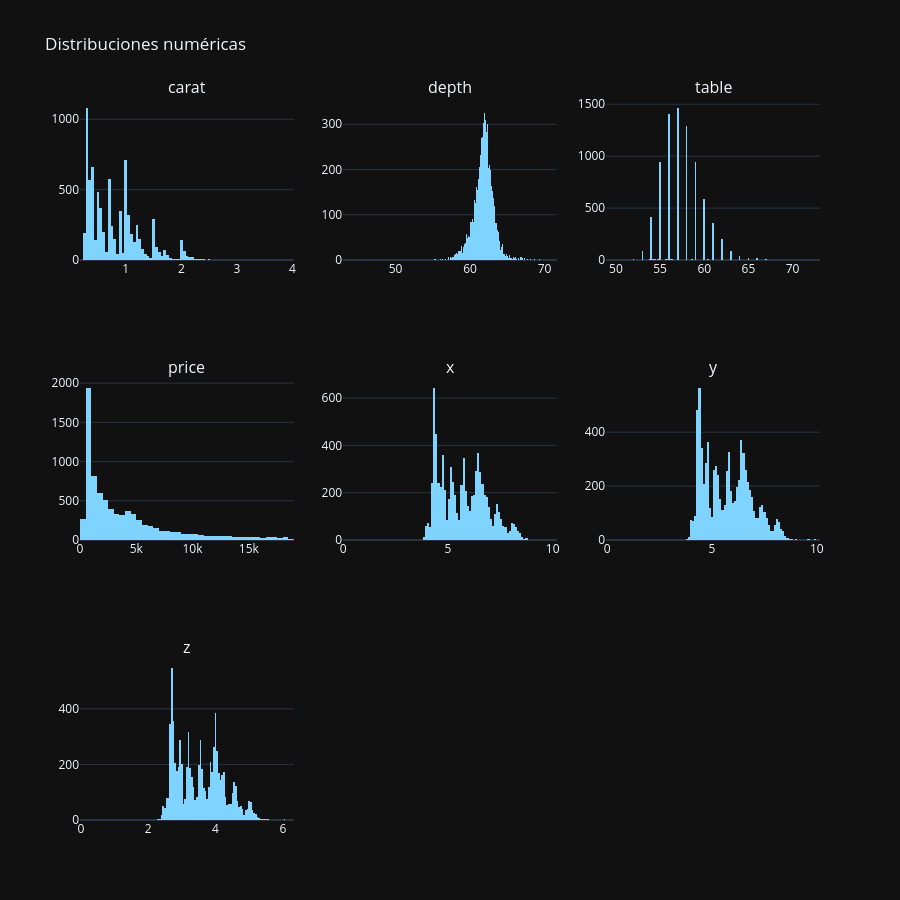

Notebook code for this chart:
### Code cell
# 2.4 Distribuciones de variables numéricas
num_cols = df.select_dtypes(include='number').columns.tolist()
if num_cols:
    display(df[num_cols].describe().T)
    cols = num_cols[:9]; rows = (len(cols)+2)//3
    fig = sp.make_subplots(rows=rows, cols=3, subplot_titles=cols)
    for i, col in enumerate(cols):
        fig.add_trace(go.Histogram(x=df[col].dropna(), marker_color=PRIMARY, name=col),
                      row=i//3+1, col=i%3+1)
    fig.update_layout(height=300*rows, showlegend=False, title_text='Distribuciones numéricas',
                      template='plotly_dark'); fig.show()
else:
    print('Sin columnas numéricas.')

### Figure 1 — Plotly figure (JSON) as saved in the notebook; plotly's stock layout.template omitted (floating-point values rounded to 4 significant figures; data arrays with more than 128 entries replaced by an {"elided": "..."} marker saying what was removed)
{"data": [{"marker": {"color": "#7fd4ff"}, "name": "carat", "type": "histogram", "x": {"elided": "8000 float values"}, "xaxis": "x", "yaxis": "y"}, {"marker": {"color": "#7fd4ff"}, "name": "depth", "type": "histogram", "x": {"elided": "8000 float values"}, "xaxis": "x2", "yaxis": "y2"}, {"marker": {"color": "#7fd4ff"}, "name": "table", "type": "histogram", "x": {"elided": "8000 float values"}, "xaxis": "x3", "yaxis": "y3"}, {"marker": {"color": "#7fd4ff"}, "name": "price", "type": "histogram", "x": {"elided": "8000 int values"}, "xaxis": "x4", "yaxis": "y4"}, {"marker": {"color": "#7fd4ff"}, "name": "x", "type": "histogram", "x": {"elided": "8000 float values"}, "xaxis": "x5", "yaxis": "y5"}, {"marker": {"color": "#7fd4ff"}, "name": "y", "type": "histogram", "x": {"elided": "8000 float values"}, "xaxis": "x6", "yaxis": "y6"}, {"marker": {"color": "#7fd4ff"}, "name": "z", "type": "histogram", "x": {"elided": "8000 float values"}, "xaxis": "x7", "yaxis": "y7"}], "layout": {"annotations": [{"font": {"size": 16}, "showarrow": false, "text": "carat", "x": 0.1444, "xanchor": "center", "xref": "paper", "y": 1.0, "yanchor": "bottom", "yref": "paper"}, {"font": {"size": 16}, "showarrow": false, "text": "depth", "x": 0.5, "xanchor": "center", "xref": "paper", "y": 1.0, "yanchor": "bottom", "yref": "paper"}, {"font": {"size": 16}, "showarrow": false, "text": "table", "x": 0.8556, "xanchor": "center", "xref": "paper", "y": 1.0, "yanchor": "bottom", "yref": "paper"}, {"font": {"size": 16}, "showarrow": false, "text": "price", "x": 0.1444, "xanchor": "center", "xref": "paper", "y": 0.6111, "yanchor": "bottom", "yref": "paper"}, {"font": {"size": 16}, "showarrow": false, "text": "x", "x": 0.5, "xanchor": "center", "xref": "paper", "y": 0.6111, "yanchor": "bottom", "yref": "paper"}, {"font": {"size": 16}, "showarrow": false, "text": "y", "x": 0.8556, "xanchor": "center", "xref": "paper", "y": 0.6111, "yanchor": "bottom", "yref": "paper"}, {"font": {"size": 16}, "showarrow": false, "text": "z", "x": 0.1444, "xanchor": "center", "xref": "paper", "y": 0.2222, "yanchor": "bottom", "yref": "paper"}], "height": 900, "showlegend": false, "title": {"text": "Distribuciones numéricas"}, "xaxis": {"anchor": "y", "domain": [0.0, 0.2889]}, "xaxis2": {"anchor": "y2", "domain": [0.3556, 0.6444]}, "xaxis3": {"anchor": "y3", "domain": [0.7111, 1.0]}, "xaxis4": {"anchor": "y4", "domain": [0.0, 0.2889]}, "xaxis5": {"anchor": "y5", "domain": [0.3556, 0.6444]}, "xaxis6": {"anchor": "y6", "domain": [0.7111, 1.0]}, "xaxis7": {"anchor": "y7", "domain": [0.0, 0.2889]}, "xaxis8": {"anchor": "y8", "domain": [0.3556, 0.6444]}, "xaxis9": {"anchor": "y9", "domain": [0.7111, 1.0]}, "yaxis": {"anchor": "x", "domain": [0.7778, 1.0]}, "yaxis2": {"anchor": "x2", "domain": [0.7778, 1.0]}, "yaxis3": {"anchor": "x3", "domain": [0.7778, 1.0]}, "yaxis4": {"anchor": "x4", "domain": [0.3889, 0.6111]}, "yaxis5": {"anchor": "x5", "domain": [0.3889, 0.6111]}, "yaxis6": {"anchor": "x6", "domain": [0.3889, 0.6111]}, "yaxis7": {"anchor": "x7", "domain": [0.0, 0.2222]}, "yaxis8": {"anchor": "x8", "domain": [0.0, 0.2222]}, "yaxis9": {"anchor": "x9", "domain": [0.0, 0.2222]}}}
